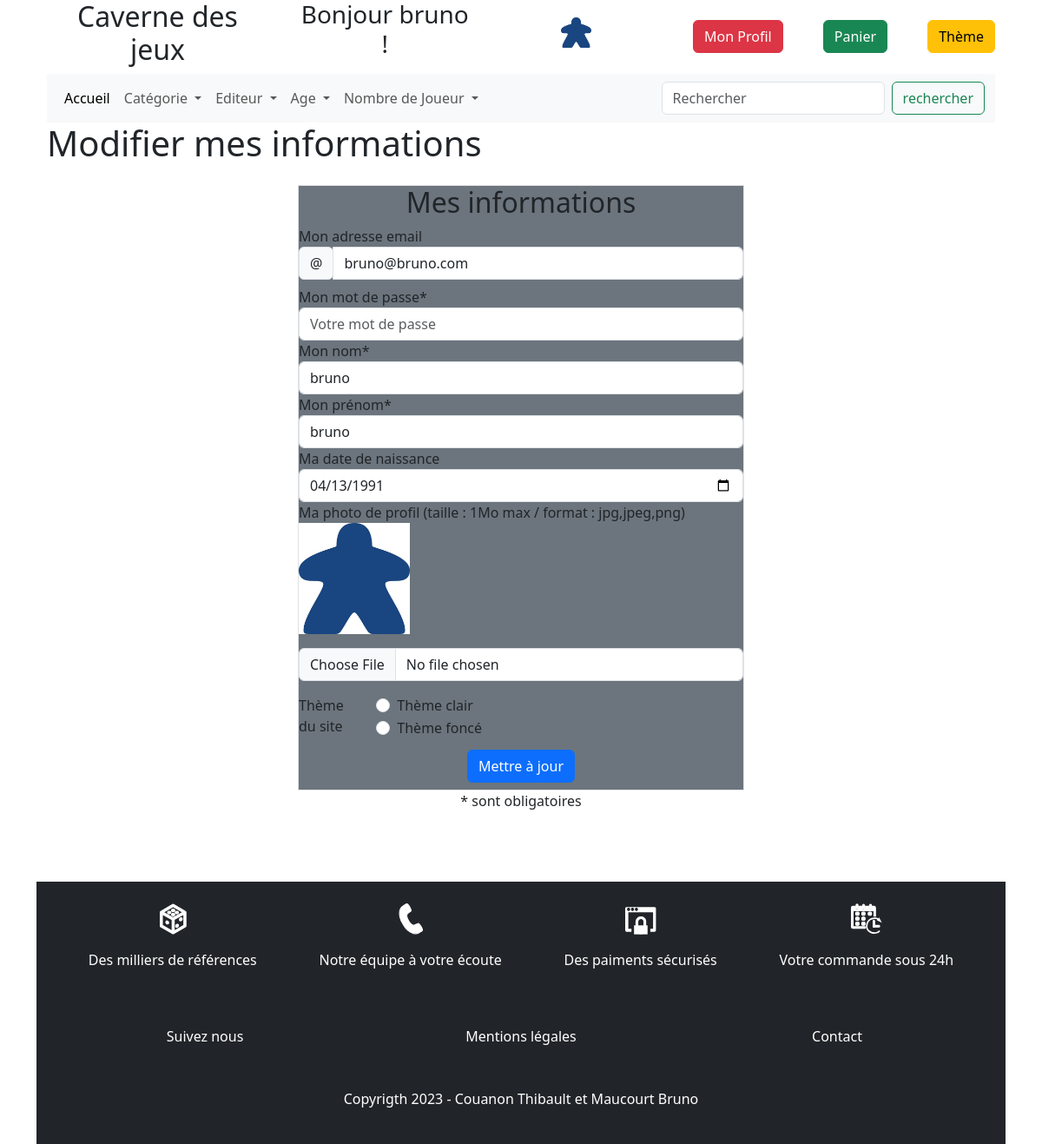
Screenshot of /View/settings.php (signed in) with the database file from the repository.
### tables this page shows
CREATE TABLE `user` (
  `id` int(11) NOT NULL,
  `last_name` varchar(50) NOT NULL,
  `first_name` varchar(50) NOT NULL,
  `email` varchar(150) NOT NULL,
  `password` varchar(50) NOT NULL,
  `profil_picture` varchar(100) NOT NULL,
  `account_level_id` int(11) NOT NULL,
  `birthdate` date NOT NULL,
  `registration_date` date NOT NULL,
  `light_dark` tinyint(1) NOT NULL
);

### Model/data_user.php (called while the page is built)
<?php
    $query = "SELECT * FROM user WHERE id = ?";
    $stmt = $dbh_readonly->prepare($query);
    $stmt->execute([$_SESSION['user_id']]);
    $user_data = $stmt->fetch(PDO::FETCH_ASSOC);

### View/settings.php (the view, shortened to what this page needs)
<?php
    require_once "../Controller/db_connection.php";
    require_once "../Model/data_user.php";
    require_once "../Element/header.php";
?>
<h1>Modifier mes informations</h1>
<div class="col-lg col-xl-6 p-3 m-auto">
    <div class="border bg-secondary">
        <h2 class="text-center">Mes informations</h2>
        <form class="form-group" action="../Controller/user_update_data.php" method ="post" enctype="multipart/form-data">
            <label class="sr-only" for="user_email">Mon adresse email</label>
            <div class="input-group mb-2">
                <div class="input-group-prepend">
                <div class="input-group-text">@</div>
                </div>
                <input type="email" class="form-control" name="user_email" id="user_login_email" value="<?php echo $user_data['email']; ?>">
            </div>
            <label for="user_password">Mon mot de passe*</label>
            <input type="password" class="form-control" name="user_password" id="user_password"  required="required" placeholder="Votre mot de passe">
            <label for="user_last_name">Mon nom*</label>
            <input type="text" class="form-control" name="user_last_name" id="user_last_name" required="required" value="<?php echo $user_data['last_name']; ?>">
            <label for="user_first_name">Mon prénom*</label>
            <input type="text" class="form-control" name="user_first_name" id="user_first_name" required="required" value="<?php echo $user_data['first_name']; ?>">
            <label for="user_birthdate">Ma date de naissance</label>
            <input type="date" class="form-control" name="user_birthdate" id="user_birthdate" value="<?php echo $user_data['birthdate']; ?>">
            <label for="user_profil_picture">Ma photo de profil            (taille : 1Mo max / format : jpg,jpeg,png)</label>
            <figure>
                <img class="w-25" src="<?php echo $user_data['profil_picture']; ?>" alt="Photo de profil">
            </figure>
            <input type="file" class="form-control" name="user_profil_picture" id="user_profil_picture" accept="image/png, image/jpeg, image/jpg">
            <fieldset class="form-group mt-3">
                <div class="row">
                    <legend class="col-form-label col-sm-2 pt-0" for="new_game_age_range">Thème du site</legend>
                    <div class="col-sm-10">
                        <div class="form-check">
                            <input class="form-check-input" type="radio" name="user_theme" id="user_theme_light" value="0" required>
                                <label class="form-check-label" for="user_theme_light">
                                    Thème clair
                                </label>
                        </div>
                        <div class="form-check">
                            <input class="form-check-input" type="radio" name="user_theme" id="user_theme_dark" value="1">
                                <label class="form-check-label" for="user_theme_dark">
                                    Thème foncé
                                </label>
                        </div>
                    </div>
                </div>
            </fieldset>
            <div class="d-flex justify-content-center mt-2 mb-2">
                <button type="submit" class="btn btn-primary">Mettre à jour</button>
            </div>
        </form>
    </div>
    <p class="text-center">* sont obligatoires</p>
</div>
<?php
    require_once "../Element/footer.php";
?>

### Element/header.php (shortened to what this page needs)
<?php
    require_once "../Controller/db_connection.php";
    if(!isset($_SESSION['user_id'])){
        $user_is_connected = false;
    }else{
        $user_is_connected = true;
        $query = "SELECT first_name FROM user WHERE id = ?";
        $stmt = $dbh_readonly->prepare($query);
        $stmt->execute([$_SESSION['user_id']]);
        $user = $stmt->fetch(PDO::FETCH_ASSOC);
    }
?>
<!DOCTYPE html>
<html lang="fr">
<head>
    <link href="https://cdn.jsdelivr.net/npm/bootstrap@5.3.0-alpha1/dist/css/bootstrap.min.css" rel="stylesheet">
    <link rel="stylesheet" href="../Style/style.css">
</head>
<body class="container"
<?PHP require_once "../Controller/theme_connected_user.php"?>
>
    <header class="container">
        <div class="row">
            <div class="col-3 text-center">
                <h2>Caverne des jeux</h2>
            </div>
            <div class="col-5">
                <?php
                    if($user_is_connected){
                        echo '<div class="row m-auto text-center d-flex justify-content-center align-item-center">
                                <div class="col m-auto">
                                    <h3>Bonjour '.$user['first_name'].' !</h3>
                                </div>
                                <div class="col m-auto">
                                    <figure class="m-auto">
                                        <img  style="max-height:35px;" src=" '. $user_data['profil_picture'] . ' " alt="Photo de profil">
                                    </figure>
                                </div>
                              </div>';
                    }
                ?>
            </div>
            <div class="col-4 d-flex justify-content-between m-auto">
                    <?php
                        if($user_is_connected){
                            echo '<a href="../View/profil.php">
                                    <button type="button" class="btn btn-danger">Mon Profil</button>
                                  </a>';
                            if($_SESSION['account_level_id'] == CLIENT_LEVEL){
                                echo'<a href="./cart.php">
                                        <button type="button" class="btn btn-success">Panier</button>
                                     </a>';
                            }
                        }
                        echo '<form action="../Controller/theme_switch.php" method="post">
                                <input type="submit" class="btn btn-warning" value="Thème">
                               </form>';
                    ?>
            </div>
        </div>
        <nav class="navbar navbar-expand-lg bg-body-tertiary">
            <div class="container-fluid">
                <div class="collapse navbar-collapse" id="navbarSupportedContent">
                <ul class="navbar-nav me-auto mb-2 mb-lg-0">
                    <li class="nav-item">
                    <a class="nav-link active" aria-current="page" href="../View/index.php">Accueil</a>
                    </li>
                    <li class="nav-item dropdown">
                    <a class="nav-link dropdown-toggle" href="#" role="button" data-bs-toggle="dropdown" aria-expanded="false">
                        Catégorie
                    </a>
                    </li>
                    <li class="nav-item dropdown">
                    <a class="nav-link dropdown-toggle" href="#" role="button" data-bs-toggle="dropdown" aria-expanded="false">
                        Editeur
                    </a>
                    </li>
                    <li class="nav-item dropdown">
                    <a class="nav-link dropdown-toggle" href="#" role="button" data-bs-toggle="dropdown" aria-expanded="false">
                        Age
                    </a>
                    </li>
                    <li class="nav-item dropdown">
                    <a class="nav-link dropdown-toggle" href="#" role="button" data-bs-toggle="dropdown" aria-expanded="false">
                        Nombre de Joueur
                    </a>
                    </li>
                </ul>
                <form class="d-flex" role="search" method="get" action="../Controller/search.php">
                    <input class="form-control me-2" type="search" placeholder="Rechercher" name="search" aria-label="Search">
                    <button class="btn btn-outline-success" type="submit">rechercher</button>
                </form>
                </div>
            </div>
        </nav>
    </header>
<main class="container">

### rows the page displays
user: profil_picture (placeholder picture), user_email "bruno@bruno.com", user_last_name "bruno", user_first_name "bruno", user_birthdate "04/13/1991"
